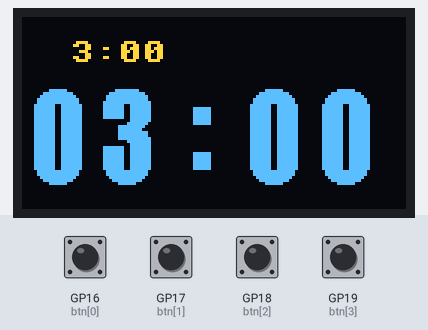
This program was run on a simulated Raspberry Pi Pico running MicroPython. Parts: 128×64 one-colour display. The test bench sets the inputs (shaded band); at power-on: GP16 (btn[0]), GP17 (btn[1]), GP18 (btn[2]), GP19 (btn[3]) HIGH. The OLED is the two-colour kind (top 16 rows yellow); library files of the repository ran but are not shown: ssd1306.py; what the program prints to the serial console is not drawn.

Above: at 1.2 s.
1.3 s: GP18 (btn[2]) pulled LOW for 0.15 s
At 2.2 s:
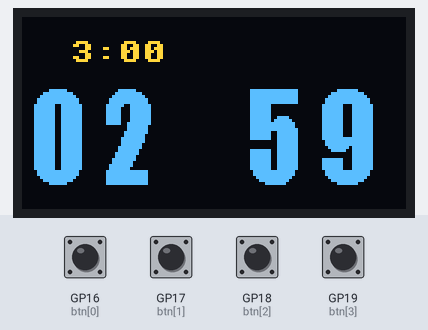
2.9 s: GP16 (btn[0]) pulled LOW for 0.15 s
At 3.57 s:
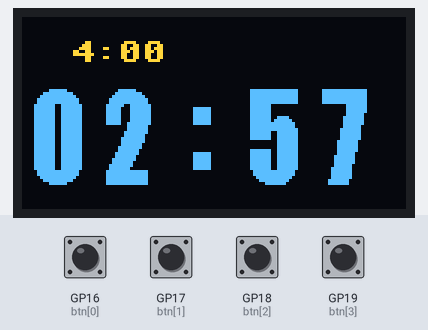
4.5 s: GP19 (btn[3]) pulled LOW for 0.15 s
At 5.5 s:
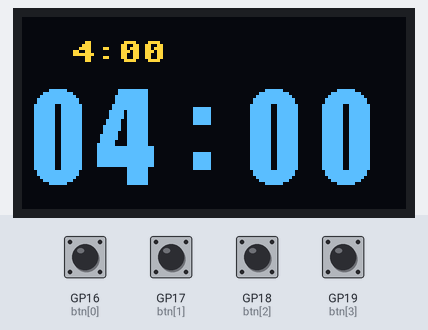
6.1 s: GP17 (btn[1]) pulled LOW for 0.15 s
At 6.7 s:
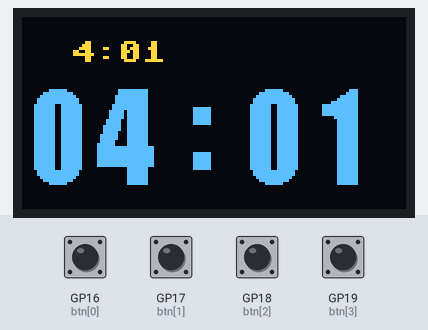
7.7 s: GP16 (btn[0]) pulled LOW for 1 s
At 9.1 s:
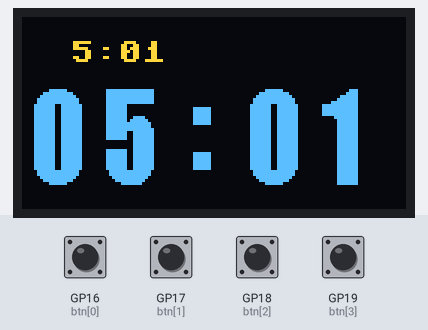
10.2 s: GP17 (btn[1]) pulled LOW for 1 s
At 11.0 s:
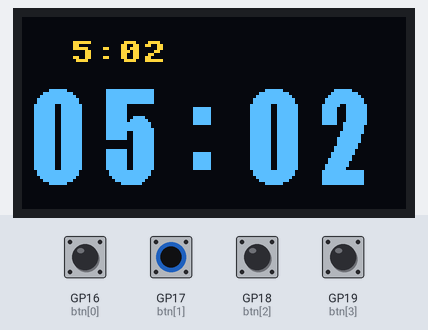
Timing chart, 0 to 13.2 s (numbered marks = the images above; inputs shaded):
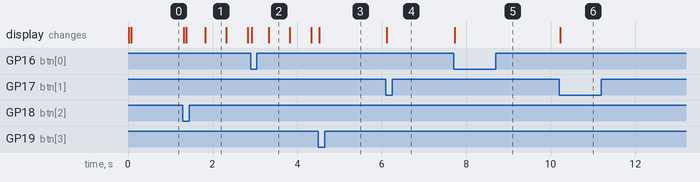

The program:

stop_watch.py
```python
from machine import SPI,Pin,Timer
from ssd1306 import SSD1306_SPI

import math
import utime
import time
import framebuf
import random

"""
!!! From Raspberry Pi Pico Documentation
    **spi** is an SPI object, which has to be created beforehand and tells the ports for SCLJ and MOSI. MISO is not used.

    **dc** is the GPIO Pin object for the Data/Command selection. It will be initialized by the driver.

    **res** is the GPIO Pin object for the reset connection. It will be initialized by the driver. If it is not needed, it can be set to None or omitted. In this case the default value of None applies.

    **cs** is the GPIO Pin object for the CS connection. It will be initialized by the driver. If it is not needed, it can be set to None or omitted. In this case the default value of None applies.


# ------------ SPI ------------------
# Pin Map SPI
# - VCC - xxxxxxx - Vcc
# - GND - xxxxxxx - Gnd
# - D0  - GPIO 10 - Clk / Sck fixed
# - D1  - GPIO 11 - Din / MOSI fixed
# - RES - GPIO 13 - Res
# - DC  - GPIO 14 - D/C
# - CS  - GPIO 15 - CS (optional, if the only connected device)


# - GPIO 16 - button 0
# - GPIO 17 - button 1
# - GPIO 18 - button 2
# - GPIO 19 - button 3
"""

spi = SPI(1, polarity=0, phase=0, bits=8, sck=Pin(10), mosi=Pin(11), miso=Pin(12))
oled = SSD1306_SPI(128, 64, spi, res=Pin(13), dc=Pin(14), cs=Pin(15))

btn = [
 Pin(16, Pin.IN, Pin.PULL_UP),
 Pin(17, Pin.IN, Pin.PULL_UP),
 Pin(18, Pin.IN, Pin.PULL_UP),
 Pin(19, Pin.IN, Pin.PULL_UP),
]

btn_val = [1 for x in range(4)]
btn_pushed = [False for x in range(4)]

fb = None

class StopWatch:
    def __init__(self):
        self.edit_sec = 180
        self.count = 0
        self.changed = True
        self.running = False
        self.start_at = None
        self.finish_at = None
        self.rest_sec = -1
        self.blink = False

    def update(self):
        if btn_pushed[0]:
            self.edit_sec += 60
            self.changed = True
        if btn_pushed[1]:
            self.edit_sec += 1
            self.changed = True
        if btn_pushed[0] and btn_pushed[1]:
            self.edit_sec = 0
            self.changed = True
        if btn_pushed[2]:
            self.run()
            self.changed = True
        if btn_pushed[3]:
            self.running = False
            self.changed = True
        # Running stop watch
        if self.running:
            rest_sec = (self.finish_at - utime.ticks_ms() ) // 1000
            if self.rest_sec != rest_sec:
                self.rest_sec = rest_sec
                self.changed = True
            blink = ((self.finish_at - utime.ticks_ms() ) % 1000) > 500
            if blink != self.blink:
                self.blink = blink
                self.changed = True
        if self.changed:
            self.redraw(oled)
            self.changed = False

    def run(self):
        self.running = True
        self.start_at = utime.ticks_ms()
        self.finish_at = self.start_at + self.edit_sec * 1000

    def draw_font(self, oled, x, y, chr):
        if font[chr]:
            oled.blit(font[chr], x, y)

    def redraw(self, oled):
        self.count += 1
        oled.fill(0)
        #oled.text('Count {}'.format(self.count), 0, 0)
        min = self.edit_sec // 60
        sec = self.edit_sec % 60
        oled.text('{:3d}:{:02d}'.format(min, sec), 0, 8)
        # oled.text('{}'.format(utime.ticks_ms()), 0, 16)

        if self.running:
            min = self.rest_sec // 60
            sec = self.rest_sec % 60
            blink = self.blink
        else:
            min = self.edit_sec // 60
            sec = self.edit_sec % 60
            blink = True

        if True:
            separator = ':' if self.blink else ' '
            self.draw_font(oled, 0, 16, min // 10)
            self.draw_font(oled, 24, 16, min % 10)
            if blink:
                self.draw_font(oled, 48, 16, 10)
            self.draw_font(oled, 72, 16, sec // 10)
            self.draw_font(oled, 96, 16, sec % 10)
        oled.show()


stop_watch = StopWatch()

def update_buttons():
    for n in range(4):
        v = btn[n].value()
        btn_pushed[n] = (btn_val[n] == 1 and v == 0)
        btn_val[n] = v

def on_timer(t):
    update_buttons()
    stop_watch.update()


print("load")

def read_font(path):
    with open(path, 'rb') as f:
        bin = f.read()
        w = bin[0]
        h = bin[1]
        return framebuf.FrameBuffer(bytearray(bin[2:]), w, h, framebuf.MONO_VLSB)

font = [read_font('font_{}.bin'.format(n)) for n in range(11)]

print('loaded')

print("start")
timer = Timer()
timer.init(period = 50, mode=Timer.PERIODIC, callback = on_timer)


#for b in btn:
#    b.irq(handler=on_timer, trigger=Pin.IRQ_FALLING)

# machine.lightsleep(3000)
```

Measured:
- after the input at 1.3 s, the display: first changes at once (image 1 shows a later state)
- after the input at 6.1 s, the display: changes at once (image 4)
- after the input at 7.7 s, the display: changes at once (image 5)
- after the input at 10.2 s, the display: changes at once (image 6)
- what the display in image 1 shows lasts 0.5 s, from 1.8 s to 2.3 s
